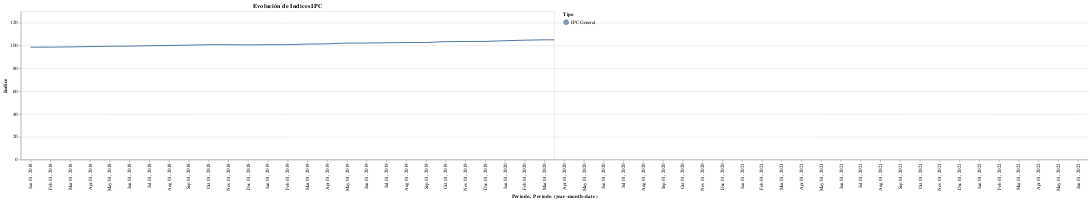

The notebook cell saved with this chart:
### Code cell
def get_chart(data):
    hover = alt.selection_single(
        fields=["Periodo"],
        nearest=True,
        on="mouseover",
        empty="none",
    )

    lines = (
        alt.Chart(data, title="Evolución de Indices IPC")
        .mark_line()
        .encode(
            x="Periodo",
            y="Indice",
            color="Tipo",
            # strokeDash="symbol",
        )
    )

    # Draw points on the line, and highlight based on selection
    points = lines.transform_filter(hover).mark_circle(size=65)

    # Draw a rule at the location of the selection
    tooltips = (
        alt.Chart(data)
        .mark_rule()
        .encode(
            x="yearmonthdate(Periodo)",
            y="Indice",
            opacity=alt.condition(hover, alt.value(0.3), alt.value(0)),
            tooltip=[
                alt.Tooltip("Periodo", title="Periodo"),
                alt.Tooltip("Indice", title="Indice"),
            ],
        )
        .add_selection(hover)
    )

    return (lines + points + tooltips).interactive()
    
    

# Original time series chart. Omitted `get_chart` for clarity
chart = get_chart(Indice)

# Input annotations
ANNOTATIONS = [
    ("Mar 01, 2019", "Inicio Pandemia en Chile"),
]

# Create a chart with annotations
annotations_Indice = pd.DataFrame(ANNOTATIONS, columns=["Periodo", "Tipo"])
annotations_Indice.Periodo = pd.to_datetime(annotations_Indice.Periodo)
annotations_Indice["Indice"] = 0
annotation_layer = (
    alt.Chart(annotations_Indice)
    .mark_text(size=15, text="O", dx=-14, dy=10, align="center")
    .encode(
        x="Periodo:T",
        y=alt.Y("Indice:Q"),
        tooltip=["Tipo"],
    )
    .interactive()
)

# Display both charts together
#alt.altair_chart((chart + annotation_layer).interactive(), use_container_width=True)
chart

### Figure 1 — Vega-Lite specification as saved in the notebook (floating-point values rounded to 4 significant figures)
{"config": {"view": {"continuousWidth": 400, "continuousHeight": 300}}, "layer": [{"mark": "line", "encoding": {"color": {"field": "Tipo", "type": "nominal"}, "x": {"field": "Periodo", "type": "nominal"}, "y": {"field": "Indice", "type": "quantitative"}}, "selection": {"selector002": {"type": "interval", "bind": "scales", "encodings": ["x", "y"]}}, "title": "Evolución de Indices IPC"}, {"mark": {"type": "circle", "size": 65}, "encoding": {"color": {"field": "Tipo", "type": "nominal"}, "x": {"field": "Periodo", "type": "nominal"}, "y": {"field": "Indice", "type": "quantitative"}}, "title": "Evolución de Indices IPC", "transform": [{"filter": {"selection": "selector001"}}]}, {"mark": "rule", "encoding": {"opacity": {"condition": {"value": 0.3, "selection": "selector001"}, "value": 0}, "tooltip": [{"field": "Periodo", "title": "Periodo", "type": "nominal"}, {"field": "Indice", "title": "Indice", "type": "quantitative"}], "x": {"field": "Periodo", "timeUnit": "yearmonthdate", "type": "temporal"}, "y": {"field": "Indice", "type": "quantitative"}}, "selection": {"selector001": {"type": "single", "fields": ["Periodo"], "nearest": true, "on": "mouseover", "empty": "none"}}}], "data": {"name": "data-ddbc1fcd851fd711e19f5430db1a9b44"}, "$schema": "https://vega.github.io/schema/vega-lite/v4.17.0.json", "datasets": {"data-ddbc1fcd851fd711e19f5430db1a9b44": [{"Tipo": "IPC General", "Periodo": "2018-01-01", "Indice": 98.57, "Variacion Indice": 0.0, "Varacion porcentual": 0.0}, {"Tipo": "IPC General", "Periodo": "2018-02-01", "Indice": 98.62, "Variacion Indice": 0.0443, "Varacion porcentual": 0.0004}, {"Tipo": "IPC General", "Periodo": "2018-03-01", "Indice": 98.82, "Variacion Indice": 0.2018, "Varacion porcentual": 0.002}, {"Tipo": "IPC General", "Periodo": "2018-04-01", "Indice": 99.13, "Variacion Indice": 0.3124, "Varacion porcentual": 0.0032}, {"Tipo": "IPC General", "Periodo": "2018-05-01", "Indice": 99.41, "Variacion Indice": 0.2773, "Varacion porcentual": 0.0028}, {"Tipo": "IPC General", "Periodo": "2018-06-01", "Indice": 99.51, "Variacion Indice": 0.1025, "Varacion porcentual": 0.001}, {"Tipo": "IPC General", "Periodo": "2018-07-01", "Indice": 99.86, "Variacion Indice": 0.3525, "Varacion porcentual": 0.0035}, {"Tipo": "IPC General", "Periodo": "2018-08-01", "Indice": 100.0, "Variacion Indice": 0.1716, "Varacion porcentual": 0.0017}, {"Tipo": "IPC General", "Periodo": "2018-09-01", "Indice": 100.4, "Variacion Indice": 0.34, "Varacion porcentual": 0.0034}, {"Tipo": "IPC General", "Periodo": "2018-10-01", "Indice": 100.7, "Variacion Indice": 0.3679, "Varacion porcentual": 0.0037}, {"Tipo": "IPC General", "Periodo": "2018-11-01", "Indice": 100.7, "Variacion Indice": -0.0053, "Varacion porcentual": -0.0001}, {"Tipo": "IPC General", "Periodo": "2018-12-01", "Indice": 100.6, "Variacion Indice": -0.1018, "Varacion porcentual": -0.001}, {"Tipo": "IPC General", "Periodo": "2019-01-01", "Indice": 100.7, "Variacion Indice": 0.1124, "Varacion porcentual": 0.0011}, {"Tipo": "IPC General", "Periodo": "2019-02-01", "Indice": 100.8, "Variacion Indice": 0.0465, "Varacion porcentual": 0.0005}, {"Tipo": "IPC General", "Periodo": "2019-03-01", "Indice": 101.3, "Variacion Indice": 0.478, "Varacion porcentual": 0.0047}, {"Tipo": "IPC General", "Periodo": "2019-04-01", "Indice": 101.5, "Variacion Indice": 0.2639, "Varacion porcentual": 0.0026}, {"Tipo": "IPC General", "Periodo": "2019-05-01", "Indice": 102.2, "Variacion Indice": 0.6137, "Varacion porcentual": 0.006}, {"Tipo": "IPC General", "Periodo": "2019-06-01", "Indice": 102.2, "Variacion Indice": 0.0498, "Varacion porcentual": 0.0005}, {"Tipo": "IPC General", "Periodo": "2019-07-01", "Indice": 102.4, "Variacion Indice": 0.2285, "Varacion porcentual": 0.0022}, {"Tipo": "IPC General", "Periodo": "2019-08-01", "Indice": 102.6, "Variacion Indice": 0.1918, "Varacion porcentual": 0.0019}, {"Tipo": "IPC General", "Periodo": "2019-09-01", "Indice": 102.6, "Variacion Indice": 0.0124, "Varacion porcentual": 0.0001}, {"Tipo": "IPC General", "Periodo": "2019-10-01", "Indice": 103.5, "Variacion Indice": 0.8325, "Varacion porcentual": 0.0081}, {"Tipo": "IPC General", "Periodo": "2019-11-01", "Indice": 103.6, "Variacion Indice": 0.0878, "Varacion porcentual": 0.0008}, {"Tipo": "IPC General", "Periodo": "2019-12-01", "Indice": 103.7, "Variacion Indice": 0.1028, "Varacion porcentual": 0.001}, {"Tipo": "IPC General", "Periodo": "2020-01-01", "Indice": 104.2, "Variacion Indice": 0.5869, "Varacion porcentual": 0.0057}, {"Tipo": "IPC General", "Periodo": "2020-02-01", "Indice": 104.7, "Variacion Indice": 0.4674, "Varacion porcentual": 0.0045}, {"Tipo": "IPC General", "Periodo": "2020-03-01", "Indice": 105.1, "Variacion Indice": 0.3462, "Varacion porcentual": 0.0033}, {"Tipo": "IPC General", "Periodo": "2020-04-01", "Indice": 105.0, "Variacion Indice": -0.0427, "Varacion porcentual": -0.0004}, {"Tipo": "IPC General", "Periodo": "2020-05-01", "Indice": 105.0, "Variacion Indice": -0.0522, "Varacion porcentual": -0.0005}, {"Tipo": "IPC General", "Periodo": "2020-06-01", "Indice": 104.9, "Variacion Indice": -0.0755, "Varacion porcentual": -0.0007}, {"Tipo": "IPC General", "Periodo": "2020-07-01", "Indice": 105.0, "Variacion Indice": 0.1052, "Varacion porcentual": 0.001}, {"Tipo": "IPC General", "Periodo": "2020-08-01", "Indice": 105.1, "Variacion Indice": 0.1387, "Varacion porcentual": 0.0013}, {"Tipo": "IPC General", "Periodo": "2020-09-01", "Indice": 105.8, "Variacion Indice": 0.6678, "Varacion porcentual": 0.0064}, {"Tipo": "IPC General", "Periodo": "2020-10-01", "Indice": 106.5, "Variacion Indice": 0.7266, "Varacion porcentual": 0.0069}, {"Tipo": "IPC General", "Periodo": "2020-11-01", "Indice": 106.4, "Variacion Indice": -0.1462, "Varacion porcentual": -0.0014}, {"Tipo": "IPC General", "Periodo": "2020-12-01", "Indice": 106.7, "Variacion Indice": 0.3594, "Varacion porcentual": 0.0034}, {"Tipo": "IPC General", "Periodo": "2021-01-01", "Indice": 107.5, "Variacion Indice": 0.7496, "Varacion porcentual": 0.007}, {"Tipo": "IPC General", "Periodo": "2021-02-01", "Indice": 107.7, "Variacion Indice": 0.1992, "Varacion porcentual": 0.0019}, {"Tipo": "IPC General", "Periodo": "2021-03-01", "Indice": 108.1, "Variacion Indice": 0.4042, "Varacion porcentual": 0.0038}, {"Tipo": "IPC General", "Periodo": "2021-04-01", "Indice": 108.5, "Variacion Indice": 0.4075, "Varacion porcentual": 0.0038}, {"Tipo": "IPC General", "Periodo": "2021-05-01", "Indice": 108.8, "Variacion Indice": 0.2915, "Varacion porcentual": 0.0027}, {"Tipo": "IPC General", "Periodo": "2021-06-01", "Indice": 108.9, "Variacion Indice": 0.0867, "Varacion porcentual": 0.0008}, {"Tipo": "IPC General", "Periodo": "2021-07-01", "Indice": 109.8, "Variacion Indice": 0.8808, "Varacion porcentual": 0.0081}, {"Tipo": "IPC General", "Periodo": "2021-08-01", "Indice": 110.2, "Variacion Indice": 0.3944, "Varacion porcentual": 0.0036}, {"Tipo": "IPC General", "Periodo": "2021-09-01", "Indice": 111.4, "Variacion Indice": 1.297, "Varacion porcentual": 0.0118}, {"Tipo": "IPC General", "Periodo": "2021-10-01", "Indice": 112.9, "Variacion Indice": 1.494, "Varacion porcentual": 0.0134}, {"Tipo": "IPC General", "Periodo": "2021-11-01", "Indice": 113.5, "Variacion Indice": 0.5633, "Varacion porcentual": 0.005}, {"Tipo": "IPC General", "Periodo": "2021-12-01", "Indice": 114.4, "Variacion Indice": 0.8869, "Varacion porcentual": 0.0078}, {"Tipo": "IPC General", "Periodo": "2022-01-01", "Indice": 115.8, "Variacion Indice": 1.374, "Varacion porcentual": 0.012}, {"Tipo": "IPC General", "Periodo": "2022-02-01", "Indice": 116.1, "Variacion Indice": 0.335, "Varacion porcentual": 0.0029}, {"Tipo": "IPC General", "Periodo": "2022-03-01", "Indice": 118.3, "Variacion Indice": 2.153, "Varacion porcentual": 0.0185}, {"Tipo": "IPC General", "Periodo": "2022-04-01", "Indice": 119.9, "Variacion Indice": 1.653, "Varacion porcentual": 0.014}, {"Tipo": "IPC General", "Periodo": "2022-05-01", "Indice": 121.3, "Variacion Indice": 1.438, "Varacion porcentual": 0.012}, {"Tipo": "IPC General", "Periodo": "2022-06-01", "Indice": 122.5, "Variacion Indice": 1.132, "Varacion porcentual": 0.0093}]}}
